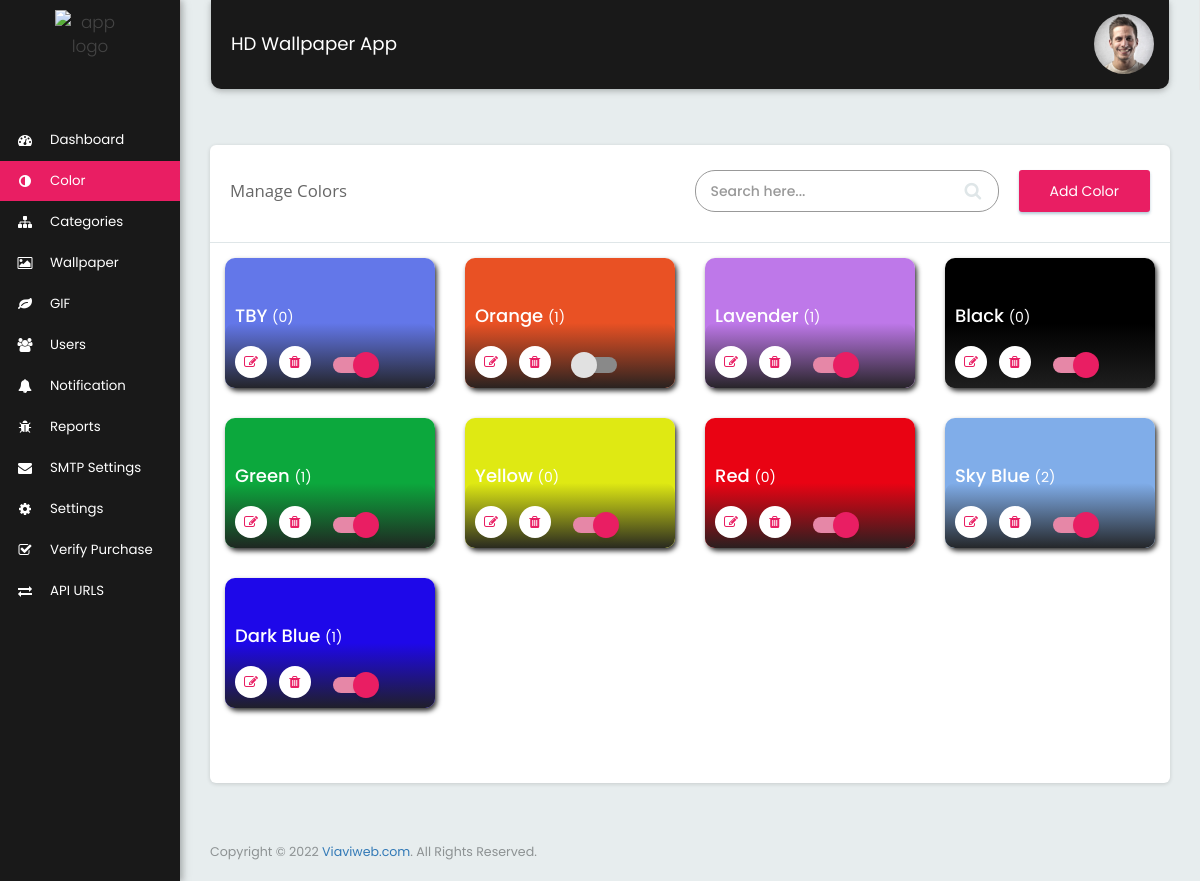
The app's page /manage_color.php (signed in) with its own data.
### tables this page shows
CREATE TABLE `tbl_color` (
  `color_id` int(10) NOT NULL,
  `color_name` varchar(100) NOT NULL,
  `color_code` varchar(10) NOT NULL,
  `color_status` int(1) NOT NULL DEFAULT 1
);

### manage_color.php (the view, shortened to what this page needs)
<?php
$page_title="Manage Colors";
include("includes/header.php");
$limit = 12;
$keyword='';
$page=0;
if($page){
  $start = ($page - 1) * $limit;
}else{
  $start = 0;
}
if(!isset($_GET['keyword'])){
  $sql_query="SELECT * FROM tbl_color ORDER BY tbl_color.`color_id` DESC LIMIT $start, $limit";
}
else{
  $sql_query="SELECT * FROM tbl_color WHERE `color_name` LIKE '%$keyword%' ORDER BY tbl_color.`color_id` DESC LIMIT $start, $limit";
}
$result=mysqli_query($mysqli,$sql_query) or die(mysqli_error($mysqli));
function get_total_wallpaper($color_id)
{
  global $mysqli;
  $qry_wallpaper="SELECT COUNT(*) as num FROM tbl_wallpaper WHERE FIND_IN_SET(".$color_id.", wall_colors)";
  $total_wallpaper = mysqli_fetch_array(mysqli_query($mysqli,$qry_wallpaper));
  $total_wallpaper = $total_wallpaper['num'];
  return $total_wallpaper;
}
?>
<div class="row">
  <div class="col-xs-12">
    <div class="card mrg_bottom">
      <div class="page_title_block">
        <div class="col-md-5 col-xs-12">
          <div class="page_title"><?=$page_title?></div>
        </div>
        <div class="col-md-7 col-xs-12">
          <div class="search_list">
            <div class="search_block">
              <form method="get" id="searchForm" action="">
                <input class="form-control input-sm" placeholder="Search here..." aria-controls="DataTables_Table_0" type="search" name="keyword" value="<?php if(isset($_GET['keyword'])){ echo $_GET['keyword'];} ?>" required="required">
                <button type="submit" class="btn-search"><i class="fa fa-search"></i></button>
              </form>
            </div>
            <div class="add_btn_primary"> <a href="add_color.php?add=yes&redirect=<?=$redirectUrl?>">Add Color</a> </div>
          </div>
        </div>
      </div>
      <div class="clearfix"></div>
      <div class="col-md-12 mrg-top">
        <div class="row">
          <?php
          $i=0;
          while($row=mysqli_fetch_array($result))
          {
            ?>
            <div class="col-lg-3 col-sm-6 col-xs-12">
              <div class="block_wallpaper add_wall_color" style="box-shadow: 2px 3px 5px #333;border-radius:10px">
                <div class="wall_image_title">
                  <h2><a href="#"><?php echo $row['color_name'];?> <span>(<?php if(get_total_wallpaper($row['color_id'])){ echo get_total_wallpaper($row['color_id']); }else{ echo '0';}?>)</span></a></h2>
                  <ul>
                    <li><a href="add_color.php?color_id=<?php echo $row['color_id'];?>&redirect=<?=$redirectUrl?>" data-toggle="tooltip" data-tooltip="Edit"><i class="fa fa-edit"></i></a></li>
                    <li><a href="javascript:void(0)" class="btn_delete_a" data-id="<?php echo $row['color_id'];?>" data-toggle="tooltip" data-tooltip="Delete"><i class="fa fa-trash"></i></a></li>
                    <li>
                      <div class="row toggle_btn">
                        <label for="enable_disable_check_<?=$i?>" class="lbl"></label>
                      </div>
                    </li>
                  </ul>
                </div>
                <span><div style="height: 130px;border-radius:10px;background: <?=$row['color_code']?>;"></div></span>
              </div>
            </div>
            <?php
            $i++;
          }
          ?>
        </div>
      </div>
      <div class="col-md-12 col-xs-12">
        <div class="pagination_item_block">
        </div>
      </div>
      <div class="clearfix"></div>
    </div>
  </div>
</div>
<?php include("includes/footer.php");?>

### includes/header.php (shortened to what this page needs)
<?php
$currentFile = $_SERVER["SCRIPT_NAME"];
$parts = Explode('/', $currentFile);
$currentFile = $parts[count($parts) - 1];
$requestUrl = $_SERVER["REQUEST_URI"];
$urlparts = Explode('/', $requestUrl);
$redirectUrl = $urlparts[count($urlparts) - 1];
?>
<!DOCTYPE html>
<html>
<head>
  <link rel="stylesheet" type="text/css" href="assets/css/vendor.css">
  <link rel="stylesheet" type="text/css" href="assets/css/flat-admin.css">
  <link rel="stylesheet" type="text/css" href="assets/sweetalert/sweetalert.css">
  <link rel="stylesheet" type="text/css" href="vendor/duDialog-master/duDialog.min.css">
  <link rel="stylesheet" href="vendor/snackbar-master/snackbar.css">
</head>
<body>
  <div class="app app-default">
    <aside class="app-sidebar" id="sidebar">
      <div class="sidebar-header">
        <a class="sidebar-brand" href="home.php"><img src="images/<?php echo APP_LOGO; ?>" alt="app logo" /></a>
      </div>
      <div class="sidebar-menu">
        <ul class="sidebar-nav">
          <li <?php if ($currentFile == "home.php") { ?>class="active" <?php } ?>> <a href="home.php">
            <div class="icon"> <i class="fa fa-dashboard" aria-hidden="true"></i> </div>
            <div class="title">Dashboard</div>
          </a>
        </li>
        <li <?php if ($currentFile == "manage_color.php" or $currentFile == "add_color.php") { ?>class="active" <?php } ?>>
          <a href="manage_color.php">
            <div class="icon"> <i class="fa fa-adjust" aria-hidden="true"></i> </div>
            <div class="title">Color</div>
          </a>
        </li>
        <li <?php if ($currentFile == "manage_category.php" or $currentFile == "add_category.php") { ?>class="active" <?php } ?>>
          <a href="manage_category.php">
            <div class="icon"> <i class="fa fa-sitemap" aria-hidden="true"></i> </div>
            <div class="title">Categories</div>
          </a>
        </li>
        <li <?php if ($currentFile == "manage_wallpaper.php" or $currentFile == "add_wallpaper.php" or $currentFile == "edit_wallpaper.php") { ?>class="active" <?php } ?>>
          <a href="manage_wallpaper.php">
            <div class="icon"> <i class="fa fa-image" aria-hidden="true"></i> </div>
            <div class="title">Wallpaper</div>
          </a>
        </li>
        <li <?php if ($currentFile == "manage_wallpaper_animation.php" or $currentFile == "add_wallpaper_animation.php" or $currentFile == "edit_wallpaper_animation.php") { ?>class="active" <?php } ?>>
          <a href="manage_wallpaper_animation.php">
            <div class="icon"> <i class="fa fa-leaf" aria-hidden="true"></i> </div>
            <div class="title">GIF</div>
          </a>
        </li>
        <li <?php if ($currentFile == "manage_users.php" or $currentFile == "add_user.php" or $currentFile == "user_profile.php") { ?>class="active" <?php } ?>>
          <a href="manage_users.php">
            <div class="icon"> <i class="fa fa-users" aria-hidden="true"></i> </div>
            <div class="title">Users</div>
          </a>
        </li>
        <li <?php if ($currentFile == "send_notification.php") { ?>class="active" <?php } ?>>
          <a href="send_notification.php">
            <div class="icon"> <i class="fa fa-bell" aria-hidden="true"></i> </div>
            <div class="title">Notification</div>
          </a>
        </li>
        <li <?php if ($currentFile == "manage_reports.php") { ?>class="active" <?php } ?>>
          <a href="manage_reports.php">
            <div class="icon"> <i class="fa fa-bug" aria-hidden="true"></i> </div>
            <div class="title">Reports</div>
          </a>
        </li>
        <li <?php if ($currentFile == "smtp_settings.php") { ?>class="active" <?php } ?>>
          <a href="smtp_settings.php">
            <div class="icon"> <i class="fa fa-envelope" aria-hidden="true"></i> </div>
            <div class="title">SMTP Settings</div>
          </a>
        </li>
        <li <?php if ($currentFile == "settings.php") { ?>class="active" <?php } ?>>
          <a href="settings.php">
            <div class="icon"> <i class="fa fa-cog" aria-hidden="true"></i> </div>
            <div class="title">Settings</div>
          </a>
        </li>
        <li <?php if($currentFile=="verification.php"){?>class="active"<?php }?>>
          <a href="verification.php">
            <div class="icon"> <i class="fa fa-check-square-o" aria-hidden="true"></i> </div>
            <div class="title">Verify Purchase</div>
          </a>
        </li>
        <?php if (file_exists('api.php') OR file_exists('ios_api.php')) { ?>
          <li <?php if ($currentFile == "api_urls.php") { ?>class="active" <?php } ?>>
            <a href="api_urls.php">
              <div class="icon"> <i class="fa fa-exchange" aria-hidden="true"></i> </div>
              <div class="title">API URLS</div>
            </a>
          </li>
        <?php } ?>
      </ul>
    </div>
  </aside>
  <div class="app-container">
    <nav class="navbar navbar-default" id="navbar">
      <div class="container-fluid">
        <div class="navbar-collapse collapse in">
          <ul class="nav navbar-nav navbar-left">
            <li class="navbar-title"><?php echo APP_NAME; ?></li>
          </ul>
          <ul class="nav navbar-nav navbar-right">
            <li class="dropdown profile"> <a href="profile.php" class="dropdown-toggle" data-toggle="dropdown"> <?php if (PROFILE_IMG) { ?>
              <img class="profile-img" src="images/<?php echo PROFILE_IMG; ?>">
            <?php } else { ?>
              <img class="profile-img" src="assets/images/profile.png">
            <?php } ?>
          </a>
        </li>
      </ul>
    </div>
  </div>
</nav>

### includes/footer.php (shortened to what this page needs)
  <footer class="app-footer">
    <div class="row">
      <div class="col-xs-12">
        <div class="footer-copyright">Copyright &copy; <?php echo date('Y');?> <a href="http://www.viaviweb.com" target="_blank">Viaviweb.com</a>. All Rights Reserved.</div>
      </div>
    </div>
  </footer>
</div>
</div>
<link rel="stylesheet" href="//code.jquery.com/ui/1.12.1/themes/base/jquery-ui.css">
</body>
</html>

### manage_color.php (style rules this page uses)
.block_wallpaper::before { border-radius: 10px; }

### records on screen
tbl_color: color_name "TBY", shows "0"
tbl_color: color_name "Orange", color_id "1"
tbl_color: color_name "Lavender", color_id "1"
tbl_color: color_name "Black", shows "0"
tbl_color: color_name "Green", color_id "1"
tbl_color: color_name "Yellow", shows "0"
tbl_color: color_name "Red", shows "0"
tbl_color: color_name "Sky Blue", color_id "2"
tbl_color: color_name "Dark Blue", color_id "1"

### other values on screen
APP_NAME "HD Wallpaper App"
$page_title "Manage Colors"
